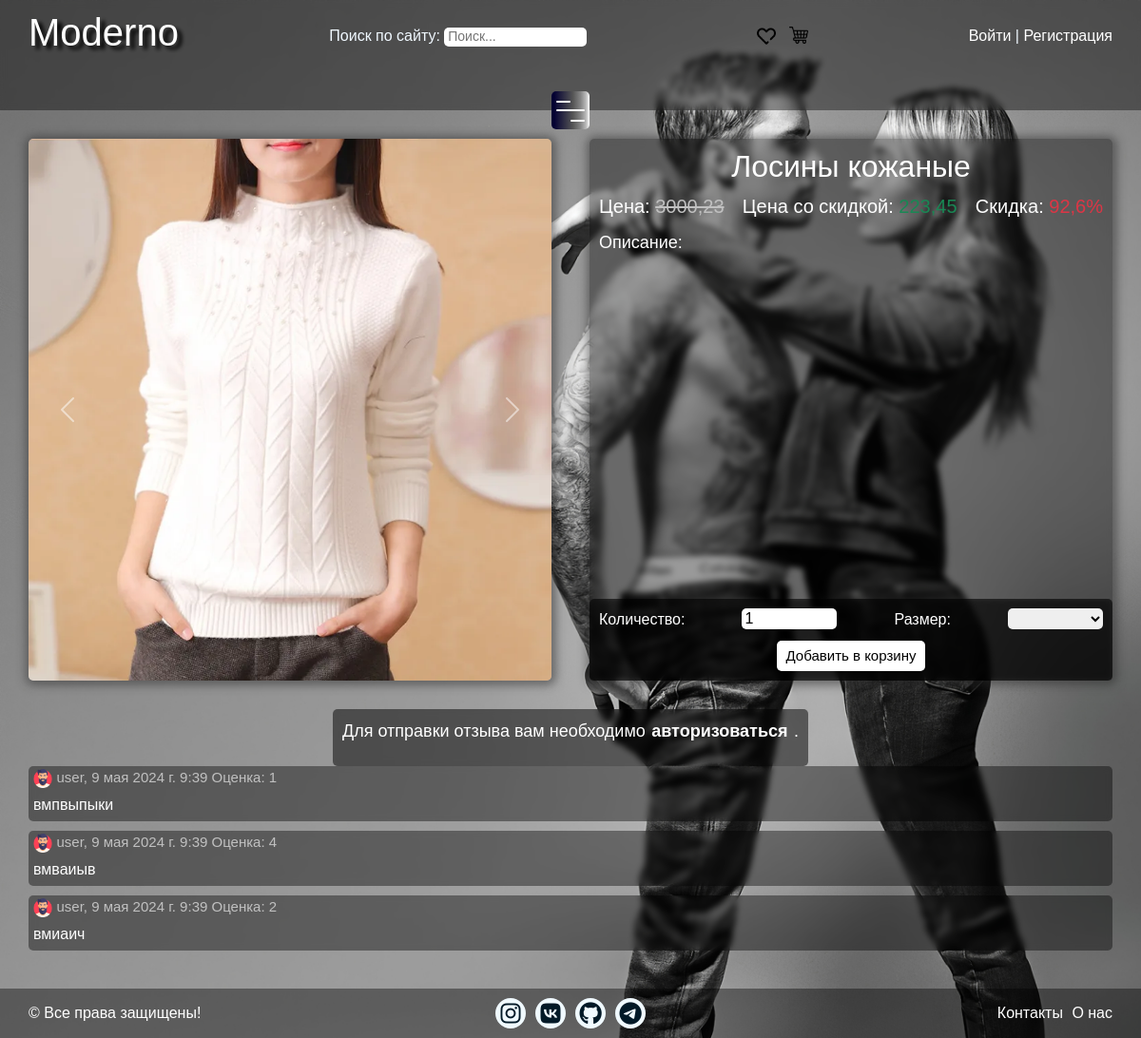
Page /product/losiny-kozhanye/ on the committed database.
### moderno/models.py (models this page shows, shortened)
class ProductImage(models.Model):
    product = models.ForeignKey(
        Product,
        default=None,
        on_delete=models.CASCADE,
        related_name='images'
    )
    images = models.FileField(upload_to=product_image_directory_path)

class Product(models.Model):
    name = models.CharField('Название товара', max_length=50, db_index=True)
    slug = models.SlugField(
        'Слаг',
        max_length=255,
        unique=True, db_index=True,
        validators=[
            MinLengthValidator(5, "Минимум 5 символов"),
            MaxLengthValidator(100, "Максимум 50 символов"),
        ])
    image = models.ImageField(
        'Фото',
        upload_to=product_image_directory_path,
        default='images/default.jpg',
        blank=True
    )
    description = models.TextField('Описание', blank=True)
    time_create = models.DateTimeField('Время создания', auto_now_add=True)
    time_update = models.DateTimeField('Время изменения', auto_now=True)
    price = models.FloatField('Цена', default=0)
    discount_price = models.FloatField('Цена со скидкой', blank=True, default=0, null=True)
    available = models.BooleanField('Наличие', default=True)
    category = models.ForeignKey(
        'Category',
        on_delete=models.PROTECT,
        related_name='product',
        verbose_name="Категории"
    )
    objects = models.Manager()
    published = PublishedManager()
    class Meta:
        ordering = ('-time_update',)
        indexes = [models.Index(fields=['name'])]  # ускоряет сортировку в таблице
        index_together = (('id', 'slug'),)  # индексируются вместе
        verbose_name = 'Товар'
        verbose_name_plural = 'Товары'
    def discount(self):
        if self.discount_price:
            return round((self.price - self.discount_price) / self.price * 100, 1)
        return None

class Review(models.Model):
    class RatingChoice(models.IntegerChoices):
        one = 1, '★☆☆☆☆'
        two = 2, '★★☆☆☆'
        three = 3, '★★★☆☆'
        four = 4, '★★★★☆'
        five = 5, '★★★★★'
    user = models.ForeignKey(
        get_user_model(), on_delete=models.CASCADE,
        related_name='reviews', verbose_name='Пользователь'
    )
    product = models.ForeignKey(
        Product, on_delete=models.CASCADE,
        related_name='reviews', verbose_name='Товар'
    )
    review = models.TextField('Отзыв', max_length=1000, blank=True, null=True)
    create_date = models.DateTimeField('Дата добавления', auto_now_add=True)
    rating = models.IntegerField(
        'Оценка',
        blank=True,
        default=RatingChoice.five,
        null=True,
        choices=RatingChoice.choices
    )
    class Meta:
        ordering = ('-create_date',)
        verbose_name = 'Отзыв'
        verbose_name_plural = 'Отзывы'

### users/models.py (models this page shows)
class User(AbstractUser):
    class Genders(models.TextChoices):
        MALE = 'M', 'Мужчина'
        FEMALE = 'F', 'Женщина'
        UNDEFINED = 'U', 'Не выбран'
    image = models.ImageField(
        'Фотография',
        upload_to="users/%Y/%m/%d/",
        default='users/default.png',
        blank=True, null=True
    )
    date_birth = models.DateTimeField('Дата рождения', blank=True, null=True)
    gender = models.CharField(
        'Пол',
        max_length=1,
        choices=Genders.choices,
        default=Genders.UNDEFINED
    )
    def __str__(self):
        return self.username

### moderno/views.py (the view, shortened to what this page needs)
# urls.py: path('product/<slug:product_slug>/', views.ShowProduct.as_view(), name='product'),
class ShowProduct(DataMixin, FormMixin, DetailView):
    template_name = 'moderno/product.html'
    slug_url_kwarg = 'product_slug'
    context_object_name = 'product'
    form_class = ReviewForm
    cart_product_form = AddToCartForm()
    def get_context_data(self, **kwargs):
        context = super().get_context_data(**kwargs)
        slug = self.kwargs[self.slug_url_kwarg]
        product = get_object_or_404(Product, slug=slug)
        error_message = self.request.session.pop('error_message', None)
        images = (
            ProductImage.objects
            .filter(product=product)
            .select_related('product', )
        )
        reviews = (
            product.reviews.all()
            .order_by('-create_date')
            .select_related('user', 'product')
        )
        return self.get_mixin_context(
            context,
            title=context['product'].name,
            images=images,
            cart_product_form=self.cart_product_form,
            error_message=error_message,
            reviews=reviews,
        )
    def get_object(self, queryset=None):
        slug = self.kwargs[self.slug_url_kwarg]
        return get_object_or_404(Product.published, slug=slug)

### moderno/forms.py (shortened to what this page needs)
class ReviewForm(forms.ModelForm):
    user = forms.HiddenInput()
    review = forms.CharField(
        max_length=1000,
        label='Добавить отзыв:',
        widget=forms.Textarea(attrs={'class': 'form-area'})
    )
    class Meta:
        model = Review
        fields = ('review', 'rating')

### cart/forms.py
class AddToCartForm(forms.ModelForm):
    quantity = forms.IntegerField(
        min_value=1,
        max_value=20,
        label='Количество',
        initial=1
    )
    size = forms.ModelChoiceField(
        queryset=Size.objects.all(),
        empty_label='',
        label='Размер',
    )
    class Meta:
        model = ProductSize
        fields = ('quantity', 'size')

### moderno/context_processors.py (called while the page is built)
def get_info_context(request):
    user = request.user.id
    cart = Cart.objects.select_related('user', 'product').filter(user=user)
    cart_items = cart.count()
    cart_items_quantity = sum(item.quantity for item in cart)
    likes = Like.objects.select_related('user', 'product').filter(user=user)
    quantity_likes = likes.count()
    data = {
        'category': Category.objects.all(),
        'cart_items': cart_items,
        'cart_items_quantity': cart_items_quantity,
        'quantity_likes': quantity_likes,
    }
    return data

### moderno/models.py (called while the page is built)
    def get_queryset(self):
        return super().get_queryset().filter(available=True)

    def __str__(self):
        return self.name

    def get_absolute_url(self):
        return reverse('moderno:category', kwargs={'category_slug': self.slug})

### moderno/utils.py (called while the page is built)
    def get_mixin_context(self, context, **kwargs):
        context.update(kwargs)
        return context

### moderno/templates/moderno/product.html (shortened to what this page needs)
{% extends 'base.html' %}
{% load static %}
{% block content %}
<div class="product-review-block">
    <div class="product-block">
        <div class="product-img-block">
            {% if images %}
            <div id="carouselExampleIndicators" class="carousel slide carousel-fade" data-bs-ride="carousel">
                <div class="carousel-inner">
                    {% for image in images %}
                    {% if forloop.first %}
                    <div class="carousel-item active">
                        <img src="{{ image.product.image.url }}" title="{{ image.product.name }}">
                    </div>
                    {% else %}
                    <div class="carousel-item">
                        <img src="{{ image.images.url }}" title="{{ image.product.name }}">
                    </div>
                    {% endif %}
                    {% endfor %}
                </div>
                <button class="carousel-control-prev" type="button" data-bs-target="#carouselExampleIndicators"
                        data-bs-slide="prev">
                    <span class="carousel-control-prev-icon" aria-hidden="true"></span>
                </button>
                <button class="carousel-control-next" type="button" data-bs-target="#carouselExampleIndicators"
                        data-bs-slide="next">
                    <span class="carousel-control-next-icon" aria-hidden="true"></span>
                </button>
            </div>
            {% else %}
            <img src="{{ product.image.url }}" title="{{ product.name }}">
            {% endif %}
        </div>
        <div class="product-info">
            <h2><b>{{product.name}}</b></h2>
            <div class="product-info-price">
                <span>Цена: <s class="muted">{{product.price}}</s></span>
                <span>Цена со скидкой: <b class="text-success">{{product.discount_price}}</b></span>
                <span>Скидка: <b class="text-danger">{{product.discount}}%</b></span>
            </div>
            <div class="product-description">
                <p><b>Описание:</b></p>
            </div>
            <div class="cart-form">
                <form action="{% url 'cart:cart_add' product.id %}" method="post">
                    {{ cart_product_form}}
                    <div class="button">
                        <button type="submit">Добавить в корзину</button>
                    </div>
                </form>
            </div>
        </div>
    </div>
    <div class="review-block" id="review-block">
        {% if user.is_authenticated %}
        <div class="review-form">
            <form action="" method="post">
                {% csrf_token %}
                {{ form }}
                <button type="submit">Отправить</button>
            </form>
        </div>
        {% else %}
        <div class="review-form">
            <form>
                <p>Для отправки отзыва вам необходимо
                    <a href="{% url 'users:login' %}" class="fw-bold">авторизоваться</a>.
            </form>
        </div>
        {% endif %}
        <div class="reviews-all">
            {% for review in reviews %}
            <div class="review">
                <div class="review-info">
                    <img class="icon" src="{{ review.user.image.url }}" title="{{ review.user }}">
                    <span class="muted">
                        {{ review.user.username }}, {{ review.create_date }}
                        Оценка: {{ review.rating }}
                    </span><br>
                </div>
                {% autoescape off %}
                <p>{{ review.review }}</p>
                {% endautoescape %}
            </div>
            {% endfor %}
        </div>
    </div>
</div>
{% endblock %}

### moderno/static/moderno/css/styles.css (style rules this page uses)
* { padding: 0; margin: 0; }
html { height: 100%; }
button { cursor: pointer; }
a { text-decoration: none; color: white; cursor: pointer; }
form { padding: 10px; background-color: rgba(0, 0, 0, 0.5); border-radius: 5px; backdrop-filter: blur(3px); -webkit-backdrop-filter: blur(3px); overflow: hidden; }
form p { height: 25px; display: flex; justify-content: space-between; margin-bottom: 15px; font-size: 18px; flex-wrap: nowrap; }
form button { padding: 5px 10px; cursor: pointer; margin: 10px; border-radius: 5px; background: white; font-weight: 400; font-size: 15px; border: none; }
body { width: 100%; height: 100%; font-family: sans-serif; font-weight: 300; background: url('../images/background.jpeg') no-repeat; background-attachment: fixed; background-size: cover; display: flex; flex-direction: column; }
.icon { width: 20px; height: 20px; margin: 0; }
.product-review-block { width: 100%; display: flex; flex-direction: column; gap: 30px; }
.product-block { display: flex; justify-content: space-between; flex-wrap: wrap; gap: 30px; }
.product-img-block, .product-info { width: 550px; height: 570px; border-radius: 5px; box-shadow: 1px 1px 10px 4px rgba(44, 44, 44, .5); gap: 30px; }
.product-img-block img { width: 100%; height: 570px; object-fit: cover; border-radius: 5px; }
.product-info { padding: 10px; color: #fff; background-color: rgba(0, 0, 0, 0.4); backdrop-filter: blur(3px); -webkit-backdrop-filter: blur(3px); }
.product-info-price { font-size: 20px; display: flex; justify-content: space-between; }
.product-info-price span s.muted { font-size: 20px; }
.product-info h2 { text-align: center; font-weight: 300; }
.product-description { padding-top: 10px; height: 370px; overflow: auto; white-space: normal; text-align: start; font-size: 15px; }
.product-description p { margin: 0; font-size: 18px; }
.muted { font-size: 15px; color: silver; }
.cart-form { position: absolute; width: 100%; bottom: 0; left: 0; }
.cart-form form { width: 100%; display: flex; flex-wrap: wrap; justify-content: space-between; }
.cart-form form div { width: 50%; text-align: center; flex-wrap: wrap; }
.cart-form form select, .cart-form form input { width: 100px; padding-left: 3px; height: 22px; border-radius: 5px; border: none; }
.cart-form .button { width: 100%; text-align: center; margin-top: 10px; }
.cart-form .button button { margin: 0; }
.review-block { width: 100%; margin-right: 20px; display: flex; flex-direction: column; }
.review-form { width: 100%; display: flex; justify-content: center; color: #fff; gap: 10px; }
.review-form form { width: 500px; }
.review { overflow: auto; }
.reviews-all { width: 100%; }
.review { margin-bottom: 10px; white-space: normal; color: white; background-color: rgba(0, 0, 0, .4); backdrop-filter: blur(3px); -webkit-backdrop-filter: blur(3px); border-radius: 5px; }
.review-info { margin: 0px 5px; }
.review > p { margin: 5px; }

### rows in the picture
ProductImage: product.image (picture)
Product: name "Лосины кожаные", price "3000,23", discount_price "223,45"
Review: user.image (picture), user.username "user", create_date "9 мая 2024 г. 9:39", rating "1", review "вмпвыпыки"
Review: user.image (picture), user.username "user", create_date "9 мая 2024 г. 9:39", rating "4", review "вмваиыв"
Review: user.image (picture), user.username "user", create_date "9 мая 2024 г. 9:39", rating "2", review "вмиаич"
